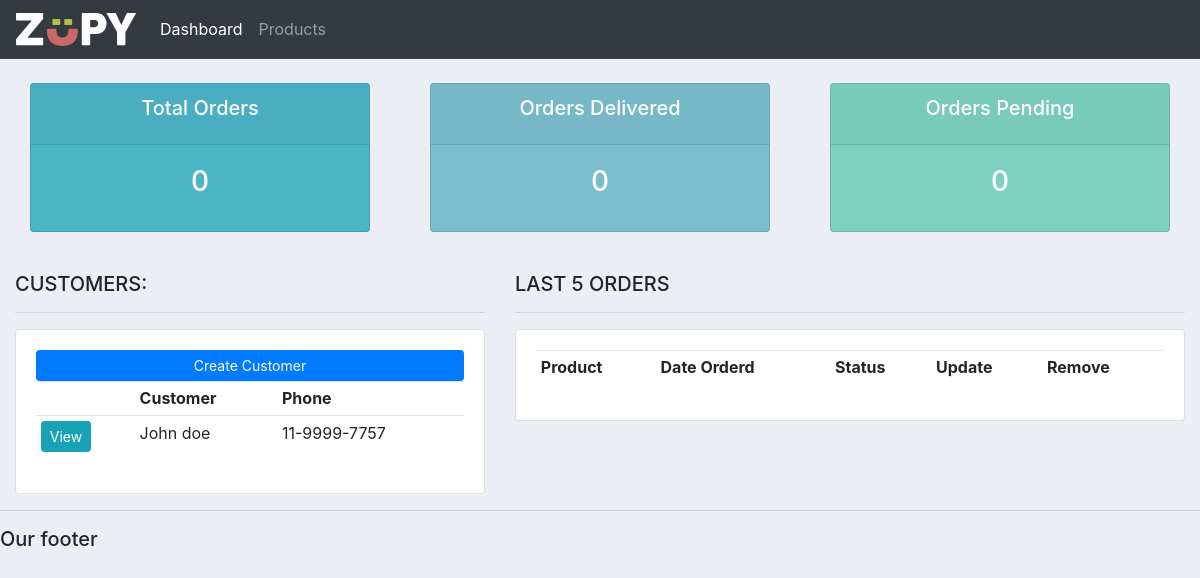
The app's page /, older data.
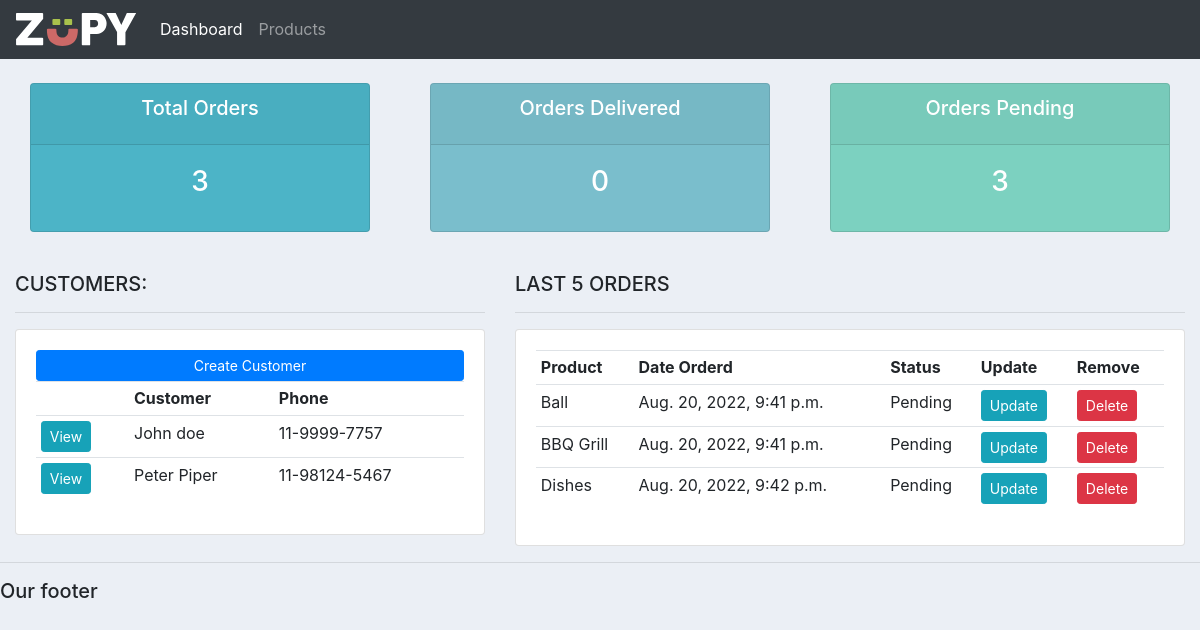
The same page, newer data.
### accounts/models.py (models this page shows, shortened)
class Customer(models.Model):
    name = models.CharField(max_length=200, null=True)
    phone = models.CharField(max_length=200, null=True)
    email = models.CharField(max_length=200, null=True)
    date_created = models.DateTimeField(auto_now_add=True, null=True)

class Order(models.Model):
    STATUS = (
        ('Pending', 'Pending'),
        ('Out for delivery', 'Out for delivery'),
        ('Delivered', 'Delivered')
    )
    customer = models.ForeignKey(Customer, null=True, on_delete= models.SET_NULL)
    product = models.ForeignKey(Product, null=True, on_delete= models.SET_NULL)
    date_created = models.DateTimeField(auto_now_add=True, null=True)
    status = models.CharField(max_length=200, null=True, choices=STATUS)
    note = models.CharField(max_length=1000, null=True)

class Product(models.Model):
    CATEGORY = (
        ('Indoor', 'Indoor'),
        ('Out Door', 'Out Door'),
    )
    name = models.CharField(max_length=200, null=True)
    price = models.FloatField(null=True)
    category = models.CharField(max_length=200, null=True, choices=CATEGORY)
    description = models.CharField(max_length=200, null=True, blank=True)
    date_created = models.DateTimeField(auto_now_add=True, null=True)
    tags = models.ManyToManyField(Tag)
    def __str__(self):
        return self.name

### accounts/views.py (the view)
# urls.py: path('', views.home, name="home"),
def home(request):
    orders = Order.objects.all()
    customers = Customer.objects.all()
    total_customers = customers.count()
    total_orders = orders.count()
    delivered = orders.filter(status='Delivered').count()
    pending = orders.filter(status='Pending').count()
    context = {'orders':orders, 'customers':customers, 'total_orders':total_orders, 'delivered':delivered, 'pending':pending}
    return render(request,'accounts/dashboard.html', context)

### accounts/templates/accounts/dashboard.html
{%  extends 'accounts/main.html' %}
{% block content %}
{%  include 'accounts/status.html' %}
<br>
<div class="row">
	<div class="col-md-5">
		<h5>CUSTOMERS:</h5>
		<hr>
		<div class="card card-body">
			<a class="btn btn-primary  btn-sm btn-block" href="">Create Customer</a>
			<table class="table table-sm">
				<tr>
					<th></th>
					<th>Customer</th>
					<th>Phone</th>
				</tr>
				{% for customer in customers %}
					<tr>
						<td><a class="btn btn-sm btn-info" href="{% url 'customer' customer.id %}">View</a></td>
						<td>{{customer.name}}</td>
						<td>{{customer.phone}}</td>
					</tr>
				{% endfor %}
			</table>
		</div>
	</div>
	<div class="col-md-7">
		<h5>LAST 5 ORDERS</h5>
		<hr>
		<div class="card card-body">
			<table class="table table-sm">
				<tr>
					<th>Product</th>
					<th>Date Orderd</th>
					<th>Status</th>
					<th>Update</th>
					<th>Remove</th>
				</tr>
				{% for order in orders %}
					<tr>
						<td>{{order.product}}</td>
						<td>{{order.date_created}}</td>
						<td>{{order.status}}</td>
						<td><a class="btn btn-sm btn-info" href="{% url 'update_order' order.id %}">Update</a></td>
						<td><a class="btn btn-sm btn-danger" href="{% url 'delete_order' order.id %}">Delete</a></td>
					</tr>
				{% endfor %}
			</table>
		</div>
	</div>
</div>
{% endblock %}

Row changes from the older to the newer data that the page shows:
added Customer: name "Peter Piper", phone "11-98124-5467"
added Order: product "Ball", date_created "Aug. 20, 2022, 9:41 p.m.", status "Pending"
added Order: product "BBQ Grill", date_created "Aug. 20, 2022, 9:41 p.m.", status "Pending"
added Order: product "Dishes", date_created "Aug. 20, 2022, 9:42 p.m.", status "Pending"
Text that changed along with them:
{{ total_orders }}: "0" → "3"
{{ pending }}: "0" → "3"
